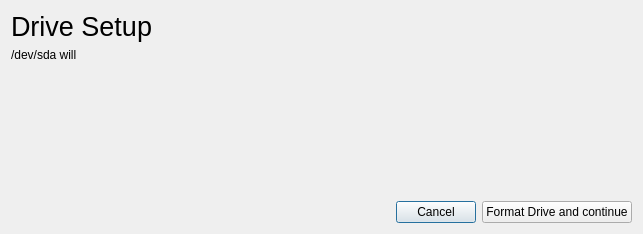
<?xml version="1.0" encoding="UTF-8"?>
<ui version="4.0">
 <class>EraseDriveDialog</class>
 <widget class="QDialog" name="EraseDriveDialog">
  <property name="geometry">
   <rect>
    <x>0</x>
    <y>0</y>
    <width>643</width>
    <height>234</height>
   </rect>
  </property>
  <property name="windowTitle">
   <string>Drive Setup</string>
  </property>
  <layout class="QVBoxLayout" name="verticalLayout">
   <item>
    <widget class="QLabel" name="label_7">
     <property name="font">
      <font>
       <pointsize>20</pointsize>
      </font>
     </property>
     <property name="text">
      <string>Drive Setup</string>
     </property>
    </widget>
   </item>
   <item>
    <widget class="QLabel" name="explanationLabel">
     <property name="text">
      <string>/dev/sda will</string>
     </property>
     <property name="wordWrap">
      <bool>true</bool>
     </property>
    </widget>
   </item>
   <item>
    <widget class="QFrame" name="driveLayout">
     <property name="sizePolicy">
      <sizepolicy hsizetype="Expanding" vsizetype="Fixed">
       <horstretch>0</horstretch>
       <verstretch>0</verstretch>
      </sizepolicy>
     </property>
     <property name="minimumSize">
      <size>
       <width>0</width>
       <height>50</height>
      </size>
     </property>
    </widget>
   </item>
   <item>
    <spacer name="verticalSpacer">
     <property name="orientation">
      <enum>Qt::Vertical</enum>
     </property>
     <property name="sizeHint" stdset="0">
      <size>
       <width>20</width>
       <height>40</height>
      </size>
     </property>
    </spacer>
   </item>
   <item>
    <layout class="QHBoxLayout" name="horizontalLayout">
     <item>
      <spacer name="horizontalSpacer">
       <property name="orientation">
        <enum>Qt::Horizontal</enum>
       </property>
       <property name="sizeHint" stdset="0">
        <size>
         <width>40</width>
         <height>20</height>
        </size>
       </property>
      </spacer>
     </item>
     <item>
      <widget class="QPushButton" name="pushButton_2">
       <property name="text">
        <string>Cancel</string>
       </property>
       <property name="icon">
        <iconset theme="dialog-cancel"/>
       </property>
      </widget>
     </item>
     <item>
      <widget class="QPushButton" name="pushButton">
       <property name="text">
        <string>Format Drive and continue</string>
       </property>
       <property name="icon">
        <iconset theme="dialog-ok">
         <normaloff>.</normaloff>.</iconset>
       </property>
      </widget>
     </item>
    </layout>
   </item>
  </layout>
 </widget>
 <resources/>
 <connections/>
</ui>
